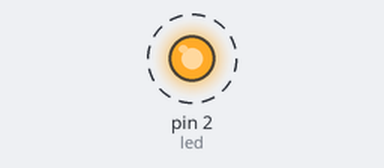
A program run on a simulated MicroPython board. Shown: output pins drawn as LEDs (lit = HIGH). Dashed ring = blinking.

Above: at 0.2 s.
Timing chart, 0 to 3.0 s (numbered marks = the images above):
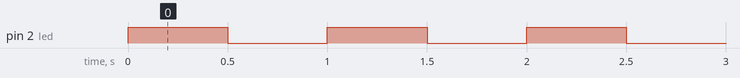

Measured:
- by itself, pin 2 (led): alternates HIGH for 0.50 s and LOW for 0.50 s

The program:

main.py
```python
from machine import Pin
import time

# Defina o pino para o LED
led_pin = 2  # Substitua pelo pino correto

# Configuração do pino como saída
led = Pin(led_pin, Pin.OUT)

# Função para fazer o LED piscar
def piscar_led(tempo):
    led.value(1)
    time.sleep(tempo)
    led.value(0)
    time.sleep(tempo)

# Loop principal
while True:
    piscar_led(0.5)
```
